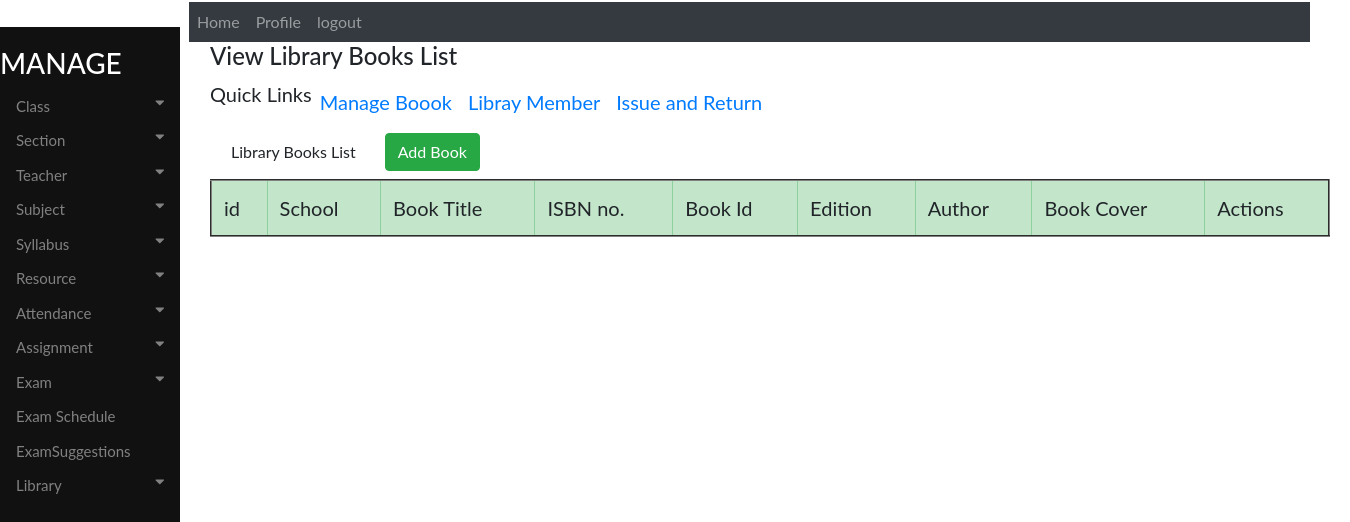
The page /accounts/viewlibrarybook on the database as committed earlier.
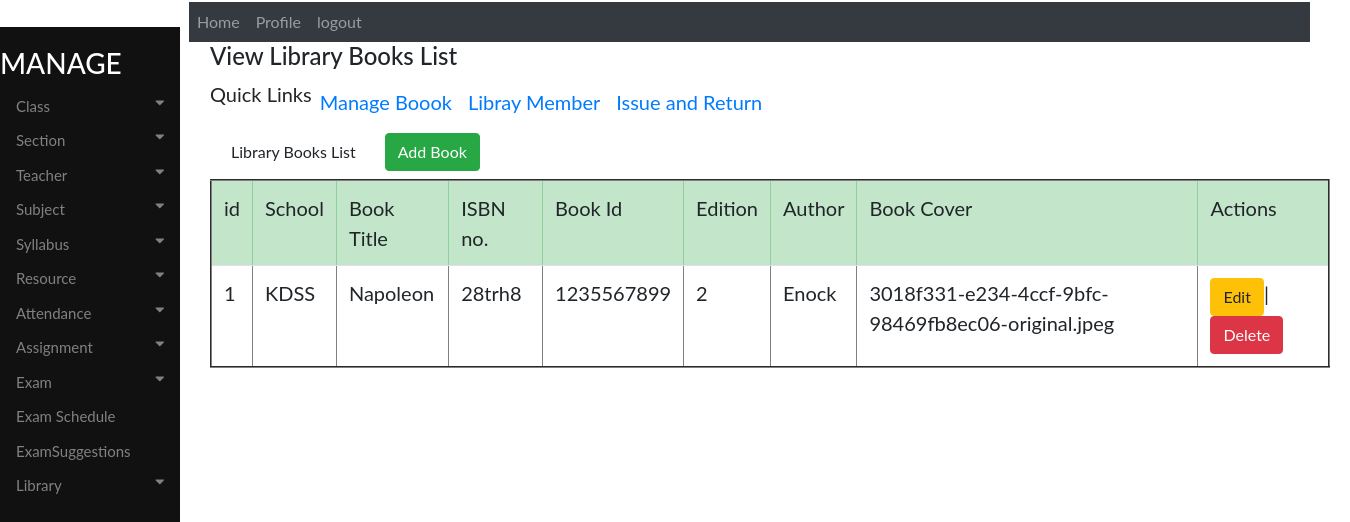
The same page on the database as committed later.
### accounts/models.py (models this page shows)
class Library(models.Model):
    School = models.CharField(max_length=130)
    BookTitle = models.CharField(max_length=130)
    ISBN_no = models.CharField(max_length=130)
    BookId= models.CharField(max_length=130)
    Edition = models.CharField(max_length=130)
    Author= models.CharField(max_length=130)
    Language = models.CharField(max_length=130)
    Price = models.CharField(max_length=130)
    Quantity = models.CharField(max_length=130)
    BookCover =  models.FileField(max_length=130, blank=False)

### accounts/views.py (the view)
def viewlibrarybook(request):
    all_info = Library.objects.all()
    context={'all_info':all_info}
    return render(request, 'accounts/viewlibrarybook.html', context)

### accounts/templates/accounts/viewlibrarybook.html
{% extends 'base.html' %}
{% block body %}
<div class="container" style="margin-left: 200px;font-size: 20px; padding: 0px 10px;">
<h4>View Library Books List</h4>
<nav class="nav navbar-expand">
  <ul class="navbar-nav mr-auto">
    Quick Links
    <li class="nav-item">
    <a class="nav-link" href="{% url 'addlibrarybook' %}">Manage Boook</a>
    </li>
    <li class="nav-item">
    <a class="nav-link" href="#">Libray Member</a>
    </li>
    <li class="nav-item">
    <a class="nav-link" href="#">Issue and Return</a>
    </li>
  </ul>
</nav>
<nav class="nav navbar-expand" style="float:left">
  <ul class="navbar-nav mr-auto">
    <li class="nav-item">
      <a class="nav-link" href="#"><button class="btn btn-default">Library Books List</button></a>
    </li>
    <li class="nav-item">
      <a class="nav-link" href="{% url 'addlibrarybook' %}"><button class="btn btn-success">Add Book</button></a>
    </li>
  </ul>
</nav>
<br>
<table class="table table-hover" border="2">
   <thead class="table-success">
    <tr>
         <td>id</td>
         <td>School</td>
         <td>Book Title </td>
         <td>ISBN no.</td>
         <td>Book Id</td>
         <td>Edition</td>
         <td>Author</td>
         <td>Book Cover</td>
         <td>Actions</td>
     </tr>
   </thead>
   <tbody>
     {% if all_info %}
     {% for item in all_info %}
     <tr>
       <td>{{ item.id}}</td>
       <td>{{ item.School}}</td>
       <td>{{ item.BookTitle}}</td>
       <td>{{ item.ISBN_no}}</td>
       <td>{{ item.BookId}}</td>
         <td>{{ item.Edition}}</td>
         <td>{{ item.Author}}</td>
         <td>{{ item.BookCover}}</td>
       <td><a href="{% url 'editlibrarybook' pk=item.id  %}" >
         <button class="btn btn-warning">Edit</button></a>|
         <a href="{% url 'deletelibrarybook' pk=item.id %}" >
           <button class="btn btn-danger">Delete</button></a>
       </td>
        {% endfor %}
     </tr>
     {% endif %}
   </tbody>
</table>
</div>
{% endblock %}

### accounts/templates/base.html (shortened to what this page needs)
<!DOCTYPE html>
<html lang="en">
<head>
         <link rel="stylesheet"
         href="https://stackpath.bootstrapcdn.com/bootstrap/4.3.1/css/bootstrap.min.css"
>
         <link rel="stylesheet" href="https://cdnjs.cloudflare.com/ajax/libs/font-awesome/4.7.0/css/font-awesome.min.css">
          {% load static %}
         <link type="text/css" rel="stylesheet" href="{% static 'style.css'%}">
</head>
<body><br>
  <nav class="nav navbar-expand navbar-dark bg-dark" style="margin-top:-1.6%; margin-left:14%; margin-right:3%">
    <div class="collapse navbar-collapse" id="navbarExample02">
        <ul class="navbar-nav mr-auto">
            <li class="nav-item">
            <a class="nav-link" href="{% url 'home'  %}">Home</a>
            </li>
             <li class="nav-item">
            <a class="nav-link" href="#">Profile</a>
            </li>
            <li class="nav-item">
           <a class="nav-link" href="{% url 'logout'  %}">logout</a>
           </li>
      </ul>
</nav>
<div class="sidenav scrollbar scrollbar-primary">
  <h3 style=" color: white">MANAGE</h3>
  <button class="dropdown-btn">Class
    <i class="fa fa-caret-down"></i>
  </button>
    <button class="dropdown-btn">Section
    <i class="fa fa-caret-down"></i>
  </button>
  <button class="dropdown-btn">Teacher
  <i class="fa fa-caret-down"></i>
</button>
<button class="dropdown-btn">Subject
<i class="fa fa-caret-down"></i>
</button>
<button class="dropdown-btn">Syllabus
<i class="fa fa-caret-down"></i>
</button>
<button class="dropdown-btn">Resource
<i class="fa fa-caret-down"></i>
</button>
<button class="dropdown-btn">Attendance
<i class="fa fa-caret-down"></i>
</button>
<button class="dropdown-btn">Assignment
<i class="fa fa-caret-down"></i>
</button>
<button class="dropdown-btn">Exam
<i class="fa fa-caret-down"></i>
</button>
<a href="{% url 'viewexamschedule'%}">Exam Schedule</a>
<a href="{% url 'viewexamsuggestion'%}">ExamSuggestions</a>
<button class="dropdown-btn">Library
<i class="fa fa-caret-down"></i>
</button>
</div>
{% block body %}
{% endblock %}
</body>
</html>

### accounts/templates/base.html (style rules this page uses)
body { font-family: "Lato", sans-serif; }
.scrollbar { float: left; height: 300px; width: 65px; background: #fff; overflow-y: scroll; margin-bottom: 25px; }
.sidenav { height: 200%; width: 180px; z-index: 1; position: fixed; top: 0; left: 0; margin-top: 2%; background-color: #111; padding-top: 20px; overflow: auto; }
.sidenav a, .dropdown-btn { padding: 6px 8px 6px 16px; text-decoration: none; font-size: 15px; color: #818181; display: block; border: none; background: none; width: 100%; text-align: left; cursor: pointer; outline: none; }
.fa-caret-down { float: right; padding-right: 8px; }

Rows that differ between the two databases and show on the page:
added Library: id "1", School "KDSS", BookTitle "Napoleon", ISBN_no "28trh8", BookId "1235567899", Edition "2", Author "Enock", BookCover "3018f331-e234-4ccf-9bfc-98469fb8ec06-original.jpeg"
